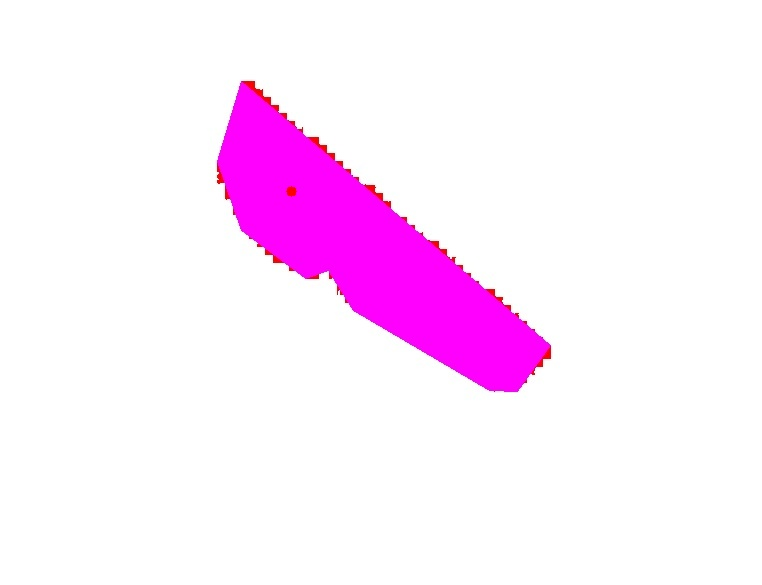
#> input picture images/display_smoothed_shape.jpg, 762 x 585 px, given in place of step7_masked_field.jpg, which was not available
$ python -i step8.py   (imports and definitions only)
#> lines starting #> are read from the running program, lines starting #| are printed output that depends on the picture; after the words box and inside, x2 and y2 are one past the last pixel; in counts of white or black regions, pixels touching at a corner belong together; pictures that were not available may be replaced by others from this repository, and a replacement may not be noted
import cv2
import json
from geojson import Feature, Polygon, FeatureCollection

# [7 lines left out: function process_step8, not called in this run]

def draw_geojson_on_image():
    """Draw the GeoJSON boundary on the original image"""
    try:
        # Read the masked field image to get the contours
        masked_image = cv2.imread('images/step7_masked_field.jpg')
#> masked_image is the input picture: shape (585, 762, 3); mean B, G, R 254, 233.2, 254.7
        # Read the original image to draw on
        original_image = cv2.imread('images/uploaded_image.jpg')
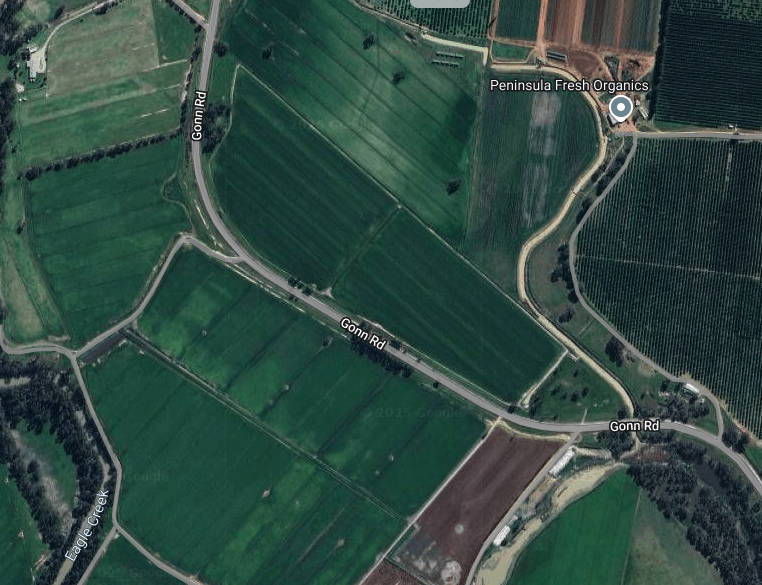
#> input picture images/uploaded_image.jpg, 762 x 585 px, found by its file name
#> original_image is the input picture: shape (585, 762, 3); mean B, G, R 66.8, 74.4, 48.6
        if masked_image is None or original_image is None:
            return False

        # Convert masked image to grayscale
        gray = cv2.cvtColor(masked_image, cv2.COLOR_BGR2GRAY)
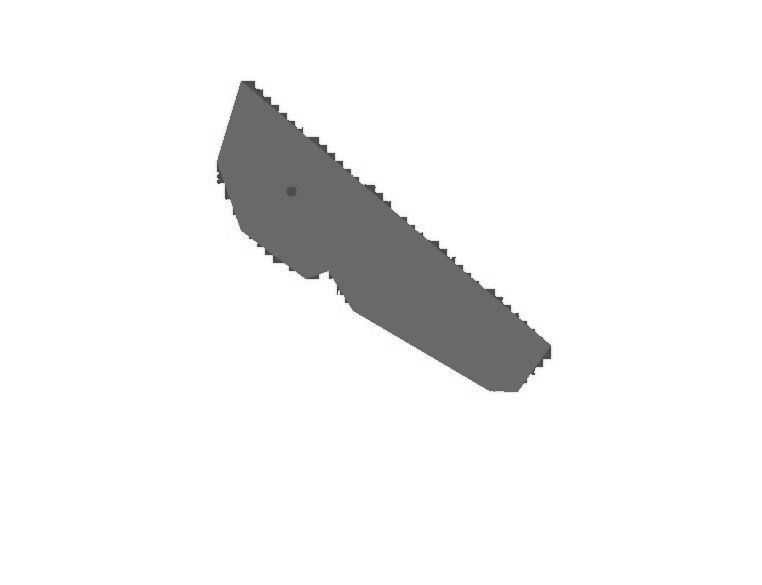
#> gray: shape (585, 762); min 67, max 255, mean 241.9

        # Threshold to get non-white areas
        _, thresh = cv2.threshold(gray, 250, 255, cv2.THRESH_BINARY_INV)
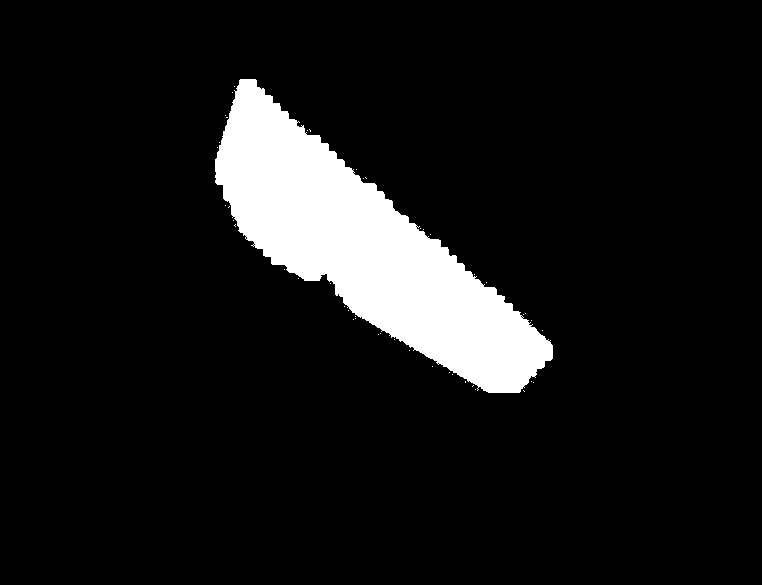
#> thresh: shape (585, 762); 9.1% white; 46 white regions (45 under 20 px)

        # Find contours of the non-white areas
        contours, _ = cv2.findContours(thresh, cv2.RETR_EXTERNAL, cv2.CHAIN_APPROX_SIMPLE)
#> contours = 46 contours, 45 with area under 20; largest, box (x1, y1, x2, y2) and area: (215, 79, 553, 393) 39834

        if contours:
            # Get the largest contour (main field area)
            main_contour = max(contours, key=cv2.contourArea)
#> main_contour = contour of 542 points, box (x1, y1, x2, y2) (215, 79, 553, 393), area 39834

            # Simplify the contour
            epsilon = 0.001 * cv2.arcLength(main_contour, True)
#> epsilon = 1.27
            simplified_contour = cv2.approxPolyDP(main_contour, epsilon, True)
#> simplified_contour = contour of 173 points, box (x1, y1, x2, y2) (215, 79, 553, 393), area 39890

            # Draw the boundary line in cyan color (BGR format) on the original image
            cv2.polylines(original_image, [simplified_contour], True, (255, 255, 0), 2)
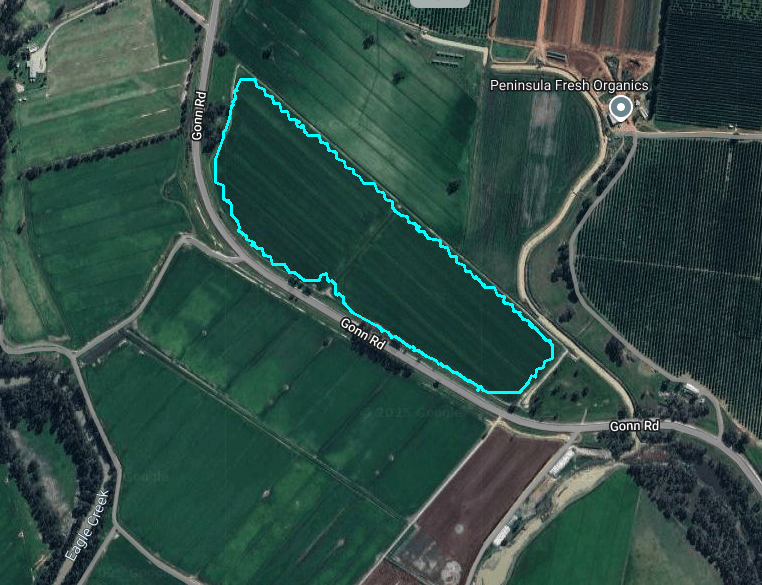
#> original_image: shape (585, 762, 3); 0.74% of pixels changed, all inside (x1, y1, x2, y2) = (214, 78, 554, 394)

            # Update the GeoJSON file with the new coordinates
            coordinates = simplified_contour.reshape(-1, 2).tolist()
#> coordinates = 173 pairs, first value 215 to 552, second value 79 to 392
            geojson_data = {
                "type": "FeatureCollection",
                "features": [{
                    "type": "Feature",
                    "geometry": {
                        "type": "Polygon",
                        "coordinates": [coordinates]
                    },
                    "properties": {}
                }]
            }

            # Save the updated GeoJSON
            with open('images/field_boundary.geojson', 'w') as f:
                json.dump(geojson_data, f)

        # Save the original image with boundary
        cv2.imwrite('images/step8_final_with_boundary.jpg', original_image)
        return True
    except Exception as e:
        print(f"Error drawing GeoJSON: {str(e)}")
        return False


# [38 lines left out: function generate_geojson, not called in this run]

>>> result = draw_geojson_on_image()
